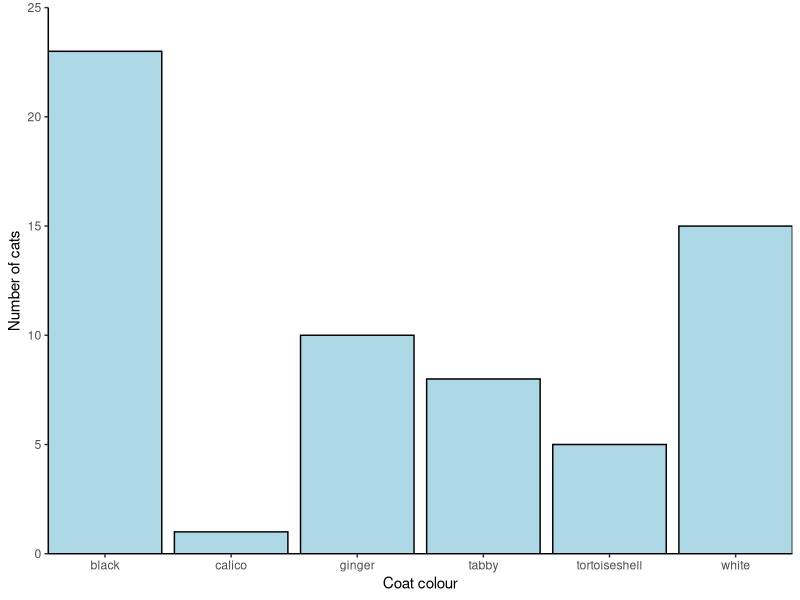
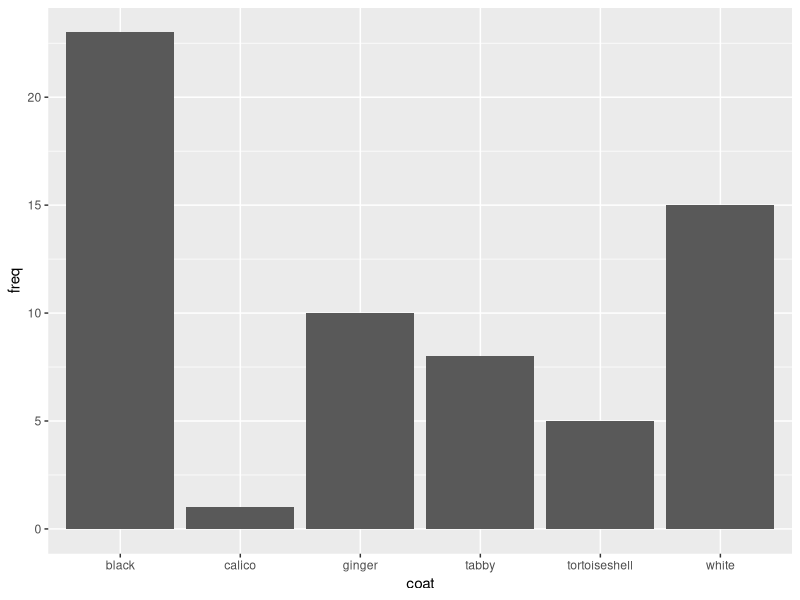
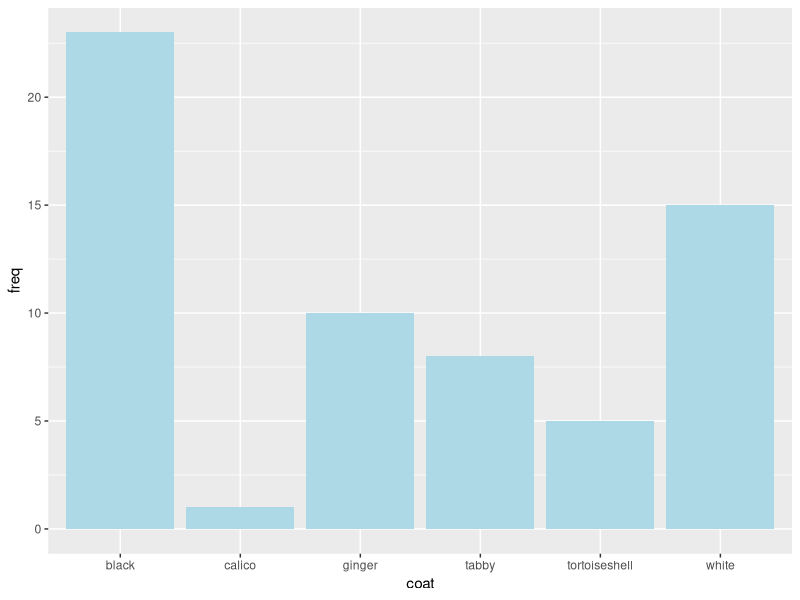
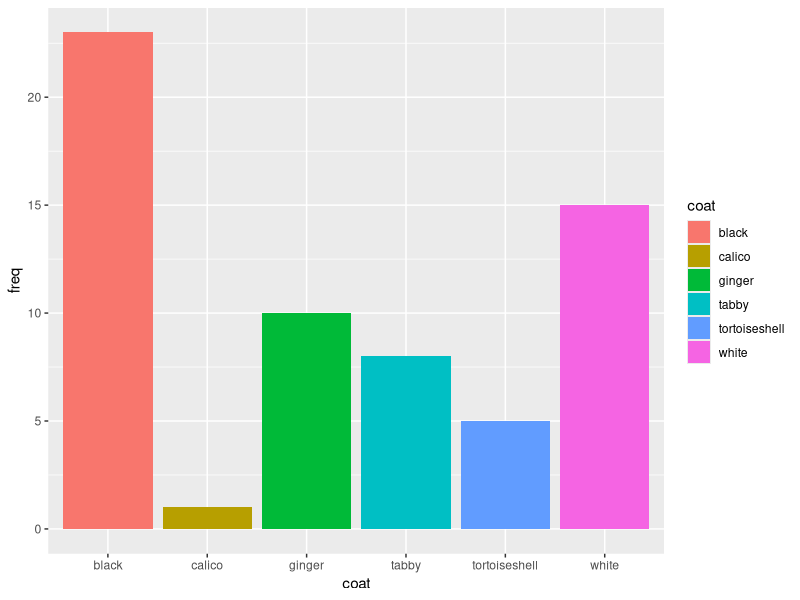
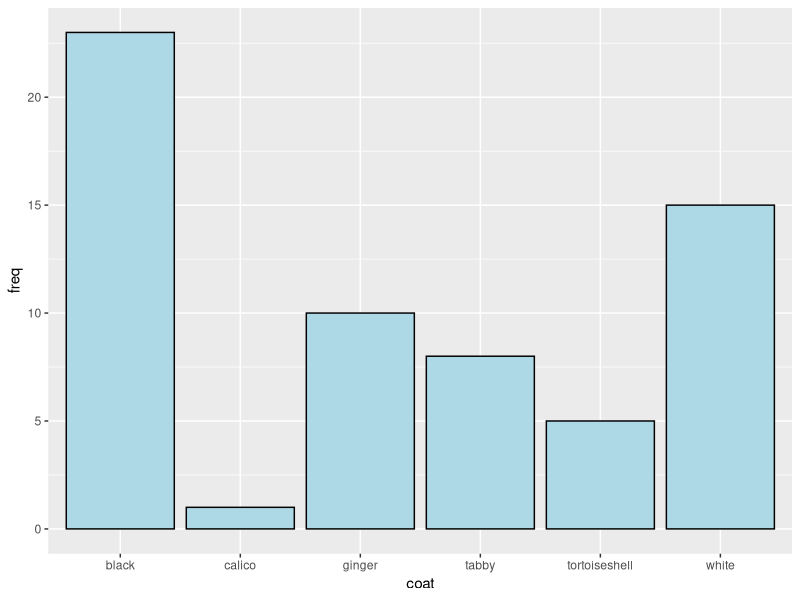
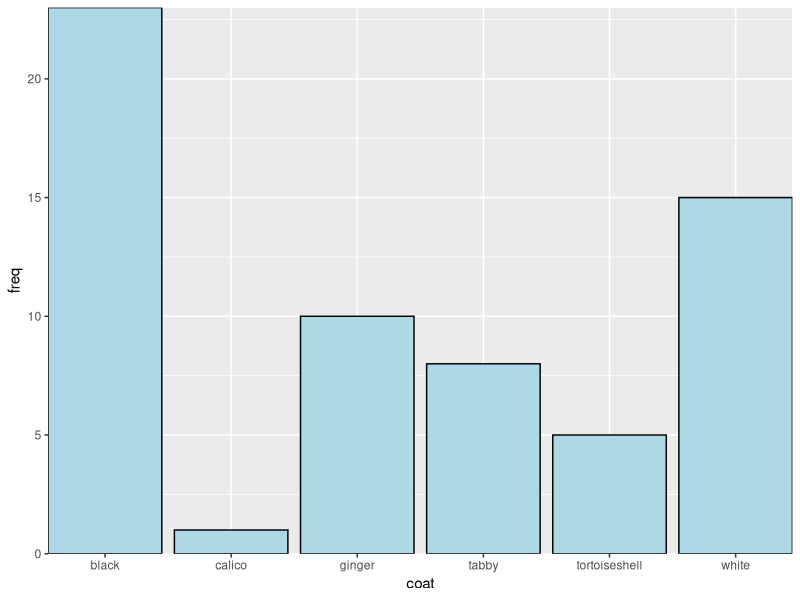
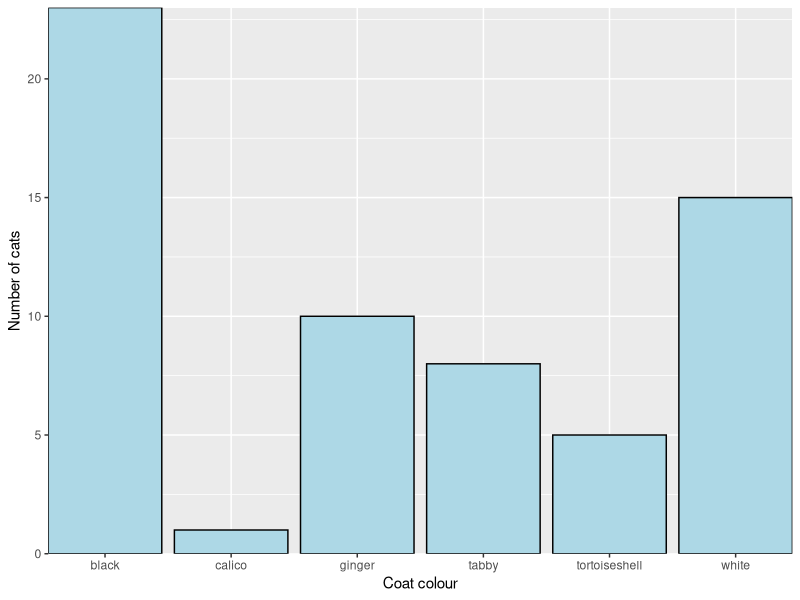
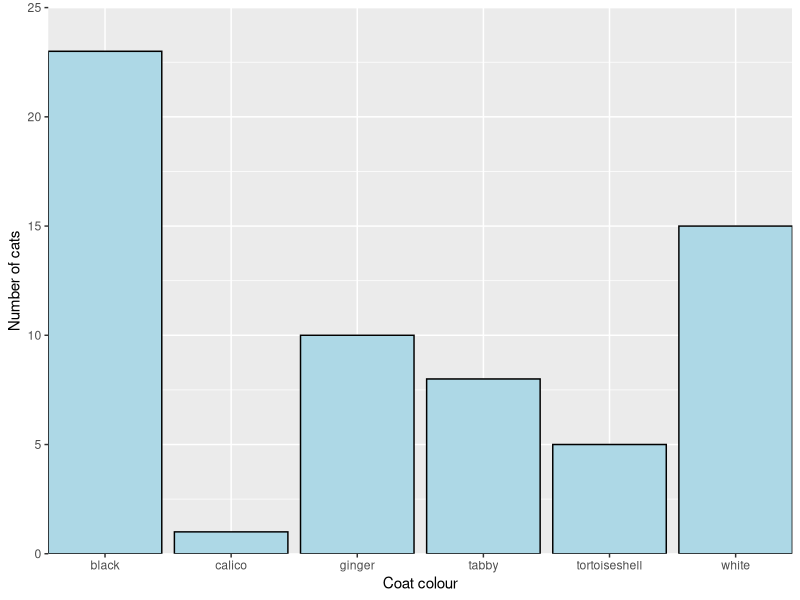

Source code (R) for these figures, in order:
## ---- chunk 1
#| echo: false
library(tidyverse)
## ---- chunk 2
#| echo: false
coat <- c("black", 
          "white", 
          "tabby", 
          "ginger", 
          "tortoiseshell", 
          "calico")
freq <- c(23, 15, 8, 10, 5, 1)
df <- data.frame(coat, freq)
knitr::kable(df, 
             table.attr = "style='width:30%;'",
             caption = "Frequency of coat colours in 62 cats",
             format = "html",
             col.names = c("Coat colour", "No. cats"),
             row.names = FALSE) |>  
  kableExtra::kable_styling()
## ---- chunk 3
#| echo: false
coat_data <- data.frame(coat, freq)
ggplot(data = coat_data, 
       aes(x = coat, y = freq)) +
  geom_col(colour = "black", fill = "lightblue") +
  scale_x_discrete(name = "Coat colour",
                   expand = c(0, 0)) +
  scale_y_continuous(name = "Number of cats",
                     expand = c(0, 0),
                     limits = c(0, 25)) +
  theme_classic()
## ---- chunk 4
# coat colours
coat <- c("black", "white", "tabby", "ginger", "tortoiseshell", "calico")
## ---- chunk 5
#| code-fold: true
#| code-summary: "Answer - don't look until you have tried!"

# numbers of cats with each coat colour
freq <- c(23, 15, 8, 10, 5, 1)

## ---- chunk 6
coat_data <- data.frame(coat, freq)
## ---- chunk 7
ggplot(data = coat_data, aes(x = coat, y = freq)) +
  geom_col()
## ---- chunk 8

ggplot(data = coat_data, aes(x = coat, y = freq)) +
  geom_col(fill = "lightblue")
## ---- chunk 9
ggplot(data = coat_data, aes(x = coat, y = freq, fill = coat)) +
  geom_col()
## ---- chunk 10
#| code-fold: true
#| code-summary: "Answer - don't look until you have tried!"

ggplot(data = coat_data,
       aes(x = coat, y = freq)) +
  geom_col(fill = "lightblue", 
           colour = "black")
## ---- chunk 11
ggplot(data = coat_data, aes(x = coat, y = freq)) +
  geom_col(fill = "lightblue", 
           colour = "black") +
  scale_x_discrete(expand = c(0, 0)) + 
  scale_y_continuous(expand = c(0, 0)) 
## ---- chunk 12
#| code-fold: true
#| code-summary: "Answer - don't look until you have tried!"

ggplot(data = coat_data, aes(x = coat, y = freq)) +
  geom_col(fill = "lightblue", 
           colour = "black") +
  scale_x_discrete(expand = c(0, 0),
                   name = "Coat colour") + 
  scale_y_continuous(expand = c(0, 0),
                     name = "Number of cats") 


## ---- chunk 13
ggplot(data = coat_data, aes(x = coat, y = freq)) +
  geom_col(fill = "lightblue", 
           colour = "black") +
  scale_x_discrete(expand = c(0, 0),
                   name = "Coat colour") + 
  scale_y_continuous(expand = c(0, 0),
                     name = "Number of cats",
                     limits = c(0, 25)) 


## ---- chunk 14
ggplot(data = coat_data, aes(x = coat, y = freq)) +
  geom_col(colour = "black",
           fill = "lightblue") +
  scale_x_discrete(expand = c(0, 0),
                   name = "Coat colour") + 
  scale_y_continuous(expand = c(0, 0),
                     name = "Number of cats",
                     limits = c(0, 25)) +
  theme_classic()
